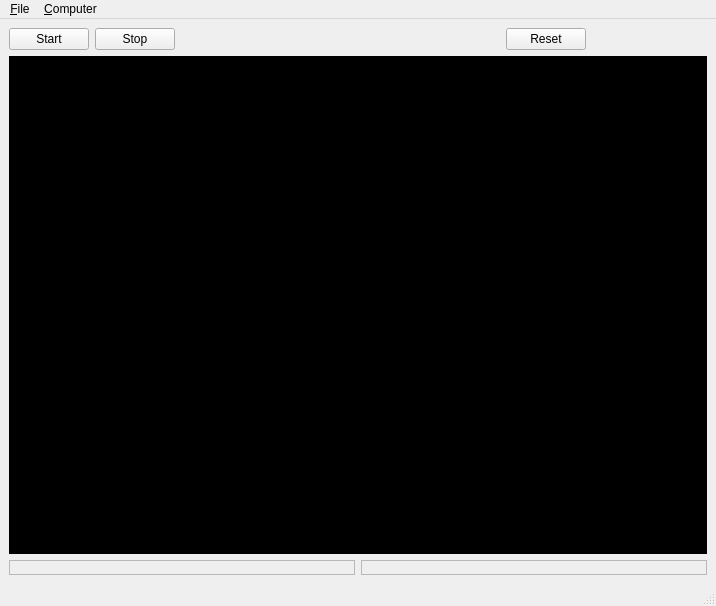
<?xml version="1.0" encoding="UTF-8"?>
<ui version="4.0">
 <class>MainWindow</class>
 <widget class="QMainWindow" name="MainWindow">
  <property name="geometry">
   <rect>
    <x>0</x>
    <y>0</y>
    <width>716</width>
    <height>606</height>
   </rect>
  </property>
  <property name="windowTitle">
   <string>QVinACE</string>
  </property>
  <widget class="QWidget" name="centralwidget">
   <layout class="QGridLayout" name="gridLayout">
    <item row="0" column="0">
     <layout class="QVBoxLayout" name="verticalLayout" stretch="1,100,3">
      <item>
       <layout class="QHBoxLayout" name="horizontalLayout_2" stretch="5,1">
        <item>
         <layout class="QHBoxLayout" name="horizontalLayout">
          <item>
           <widget class="QPushButton" name="m_start_button">
            <property name="text">
             <string>Start</string>
            </property>
           </widget>
          </item>
          <item>
           <widget class="QPushButton" name="m_stop_button">
            <property name="text">
             <string>Stop</string>
            </property>
           </widget>
          </item>
          <item>
           <spacer name="horizontalSpacer">
            <property name="orientation">
             <enum>Qt::Horizontal</enum>
            </property>
            <property name="sizeHint" stdset="0">
             <size>
              <width>40</width>
              <height>20</height>
             </size>
            </property>
           </spacer>
          </item>
          <item>
           <widget class="QPushButton" name="m_reset_button">
            <property name="text">
             <string>Reset</string>
            </property>
           </widget>
          </item>
         </layout>
        </item>
        <item>
         <widget class="QWidget" name="m_top_extra_widget" native="true"/>
        </item>
       </layout>
      </item>
      <item>
       <widget class="QFrame" name="m_monitor_frame">
        <property name="autoFillBackground">
         <bool>false</bool>
        </property>
        <property name="styleSheet">
         <string notr="true">background:black</string>
        </property>
        <property name="frameShape">
         <enum>QFrame::StyledPanel</enum>
        </property>
        <property name="frameShadow">
         <enum>QFrame::Raised</enum>
        </property>
       </widget>
      </item>
      <item>
       <layout class="QHBoxLayout" name="horizontalLayout_3" stretch="5,5">
        <item>
         <widget class="QFrame" name="m_bottom_extra_frame">
          <property name="frameShape">
           <enum>QFrame::StyledPanel</enum>
          </property>
          <property name="frameShadow">
           <enum>QFrame::Raised</enum>
          </property>
         </widget>
        </item>
        <item>
         <widget class="QFrame" name="frame_3">
          <property name="frameShape">
           <enum>QFrame::StyledPanel</enum>
          </property>
          <property name="frameShadow">
           <enum>QFrame::Raised</enum>
          </property>
         </widget>
        </item>
       </layout>
      </item>
     </layout>
    </item>
   </layout>
  </widget>
  <widget class="QMenuBar" name="menubar">
   <property name="geometry">
    <rect>
     <x>0</x>
     <y>0</y>
     <width>716</width>
     <height>21</height>
    </rect>
   </property>
   <widget class="QMenu" name="menu_File">
    <property name="title">
     <string>&amp;File</string>
    </property>
    <addaction name="action_Quit"/>
   </widget>
   <widget class="QMenu" name="menu_Computer">
    <property name="title">
     <string>&amp;Computer</string>
    </property>
    <addaction name="action_Start"/>
    <addaction name="actionSto_p"/>
    <addaction name="separator"/>
    <addaction name="action_Reset"/>
    <addaction name="action_IRQ"/>
    <addaction name="action_NMI"/>
    <addaction name="separator"/>
   </widget>
   <addaction name="menu_File"/>
   <addaction name="menu_Computer"/>
  </widget>
  <widget class="QStatusBar" name="statusbar"/>
  <action name="action_Quit">
   <property name="text">
    <string>&amp;Quit</string>
   </property>
  </action>
  <action name="action_Start">
   <property name="text">
    <string>&amp;Start</string>
   </property>
  </action>
  <action name="actionSto_p">
   <property name="text">
    <string>Sto&amp;p</string>
   </property>
  </action>
  <action name="action_Reset">
   <property name="text">
    <string>&amp;Reset</string>
   </property>
  </action>
  <action name="action_NMI">
   <property name="text">
    <string>&amp;NMI</string>
   </property>
  </action>
  <action name="action_IRQ">
   <property name="text">
    <string>&amp;IRQ</string>
   </property>
  </action>
 </widget>
 <resources/>
 <connections/>
</ui>
